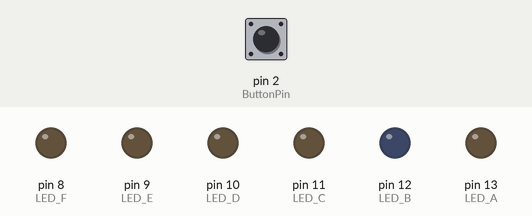
This sketch was run on a simulated Arduino Uno, built with avr-gcc and run on an emulated ATmega328P. Parts: output pins drawn as LEDs (lit = HIGH). The test bench sets the inputs (shaded band); at power-on: pin 2 (ButtonPin) LOW.

Above: at 1.2 s.
1.3 s: pin 2 (ButtonPin) pulled HIGH for 0.15 s
At 2.1 s:
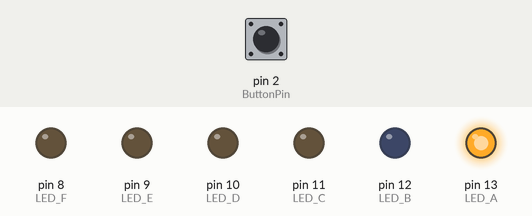
4.4 s: pin 2 (ButtonPin) pulled HIGH for 3.2 s
At 10.45 s:
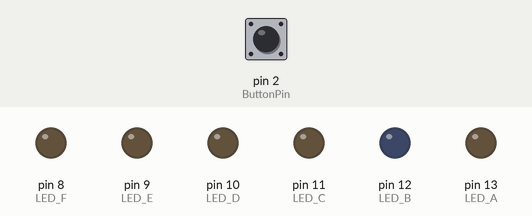
10.6 s: pin 2 (ButtonPin) pulled HIGH for 1 s
At 12.9 s:
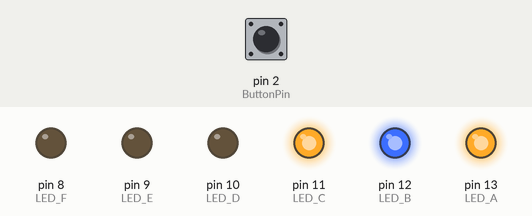
Timing chart, 0 to 16.6 s (numbered marks = the images above; inputs shaded):
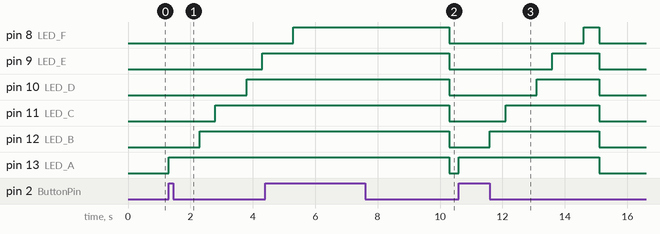

The sketch:

SS6_LEDButtonPattern.ino
```cpp
/*
Name: Thomas Garcia Mena
Date: March 29, 2023
Dsscription: This is just a simple setup of a row of LEDs turning on in a timed pattern when the push button is pressed.
*/

const int LED_A = 13;
const int LED_B = 12;
const int LED_C = 11;
const int LED_D = 10;
const int LED_E = 9;
const int LED_F = 8;

const int ButtonPin = 2;
int ButtonState = 0;

void setup() {
  // put your setup code here, to run once:
  pinMode(LED_A, OUTPUT);
  pinMode(LED_B, OUTPUT);
  pinMode(LED_C, OUTPUT);
  pinMode(LED_D, OUTPUT);
  pinMode(LED_E, OUTPUT);
  pinMode(LED_F, OUTPUT);

  pinMode(ButtonPin, INPUT);


}

void loop() {
  // put your main code here, to run repeatedly:
  ButtonState = digitalRead(ButtonPin);

    if (ButtonState == HIGH) {
      digitalWrite(LED_A, HIGH);
      delay(1000);

      digitalWrite(LED_B, HIGH);
      delay(500);

      digitalWrite(LED_C, HIGH);
      delay(1000);

      digitalWrite(LED_D, HIGH);
      delay(500);

      digitalWrite(LED_E, HIGH);
      delay(1000);

      digitalWrite(LED_F, HIGH);
      delay(500);

    } else {
      digitalWrite(LED_A, LOW);
      digitalWrite(LED_B, LOW);
      digitalWrite(LED_C, LOW);
      digitalWrite(LED_D, LOW);
      digitalWrite(LED_E, LOW);
      digitalWrite(LED_F, LOW);
    }
  }
```

Measured:
- after the input at 1.3 s, pin 9 (LED_E): LOW → HIGH after 3.0 s; pin 10 (LED_D): LOW → HIGH after 2.5 s; pin 11 (LED_C): LOW → HIGH after 1.5 s; pin 12 (LED_B): LOW → HIGH after 1.0 s; pin 13 (LED_A): LOW → HIGH at once
- after the input at 4.4 s, pin 9 (LED_E), pin 10 (LED_D), pin 11 (LED_C), pin 12 (LED_B), pin 13 (LED_A): HIGH → LOW after 5.9 s instead of 1.4 s
- after the input at 10.6 s, pin 8 (LED_F): LOW → HIGH after 4.0 s, → LOW 0.50 s later; pin 9 (LED_E): LOW → HIGH after 3.0 s, → LOW 1.5 s later; pin 10 (LED_D): LOW → HIGH after 2.5 s, → LOW 2.0 s later; pin 11 (LED_C): LOW → HIGH after 1.5 s, → LOW 3.0 s later; pin 12 (LED_B): LOW → HIGH after 1.0 s, → LOW 3.5 s later
